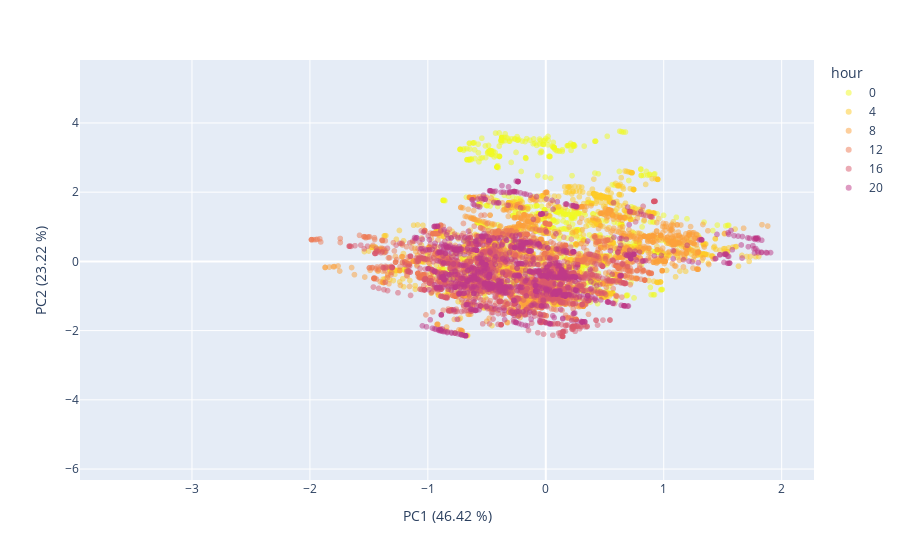
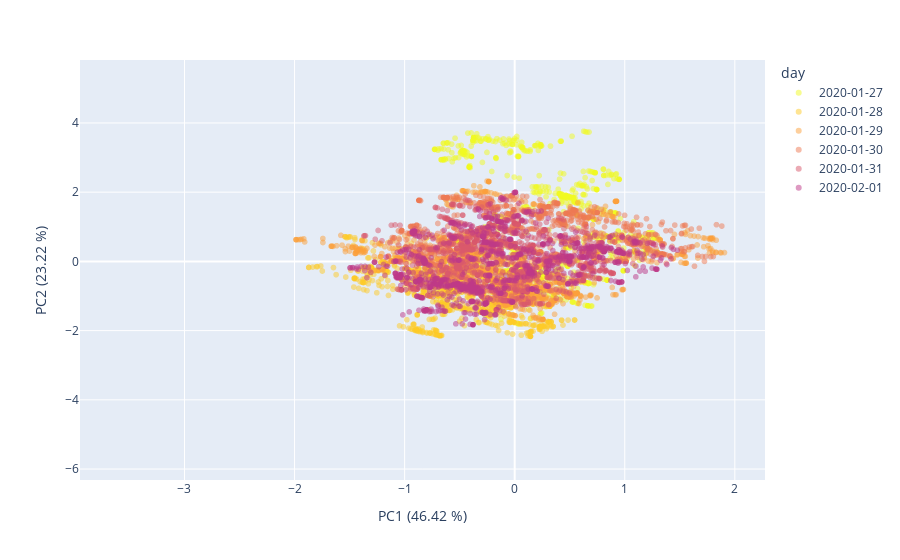

Notebook code cell kept with these figures, in order:
### Markdown cell above
- We remove from the projected space $X_{proj}$ the first component by setting

$$X_{proj_{(i,0)}} = 0 \qquad \forall i \in \{ 0, n-1\}$$

$n$ being the number of samples in the dataset.
- We build another PCA just to visually investigate the effect on no occupant data.

### Code cell
# unzipping vectors inside the single column to multiple columns
pca_no_occupants_unzipped = pca_no_occupants.withColumn("feature", vector_to_array("pcaFeatures")).select(["timestamp"]+[col("feature")[i] for i in range(n_components)])

# zero-ing the first component of the pca, to remove it from re-projection in the original space
pca_no_occupants_unzipped = pca_no_occupants_unzipped.withColumn('feature[0]',lit(0))

# re-zipping features into single column
invert_columns_to_convert = pca_no_occupants_unzipped.columns
invert_columns_to_convert.remove('timestamp')
assembler_invert = VectorAssembler(inputCols = invert_columns_to_convert, outputCol = 'pcaFeatures')
pca_no_occupants_zipped = assembler_invert.transform(pca_no_occupants_unzipped).select(['timestamp', 'pcaFeatures']).orderBy('timestamp')

# Define new PCA model
pca_after_corr = PCA(k=3, inputCol="pcaFeatures", outputCol="pcaFeatures2")

# Fit the model to the data
pca_after_corr = pca_after_corr.fit(pca_no_occupants_zipped)
var_new_proj = pca_after_corr.explainedVariance

# Transform the data
pca_no_occupants2 = pca_after_corr.transform(pca_no_occupants_zipped)
pca_no_occupants2_ = pca_no_occupants2.withColumn("hour", hour(pca_no_occupants2.timestamp)) \
                                .where("timestamp >= '2020-01-27' AND timestamp < '2020-02-02'") \
                                .where("hour=0 OR hour=4 OR hour=8 OR hour=12 OR hour=16 OR hour=20")

df_visual2 = pca_no_occupants2_.select(['timestamp','pcaFeatures2']).toPandas()
visual_data_2 = np.array(df_visual2['pcaFeatures2'].tolist())
df_visual.head()

# Plots
    
visual_data_day_df_2 = pd.DataFrame({'PC1':visual_data_2[:,1], 'PC2':visual_data_2[:,0], 'day':pd.to_datetime(df_visual2['timestamp']).dt.date})
visual_data_hours_df_2 = pd.DataFrame({'PC1':visual_data_2[:,1], 'PC2':visual_data_2[:,0], 'hour':pd.to_datetime(df_visual2['timestamp']).dt.hour.astype('str')})

## Plot no occupant data after environmental correction by hour
fig = px.scatter(visual_data_hours_df_2, x='PC1', y='PC2', color='hour', opacity=0.5, color_discrete_sequence= px.colors.sequential.Plasma_r)
fig.update_traces(marker=dict(colorscale='Viridis'), selector=dict(type='scatter'))
fig.update_layout(
    xaxis_title="PC1 ({:.2f} %)".format(var_new_proj[0]*100),
    yaxis_title="PC2 ({:.2f} %)".format(var_new_proj[1]*100),
    xaxis_range=[x_min, x_max],
    yaxis_range=[y_min, y_max] 
)
fig.show()

## Plot no occupant data after environmental correction by day
fig = px.scatter(visual_data_day_df_2, x='PC1', y='PC2', color='day', opacity=0.5, color_discrete_sequence= px.colors.sequential.Plasma_r)
fig.update_traces(marker=dict(colorscale='Viridis'), selector=dict(type='scatter'))
fig.update_layout(
    xaxis_title="PC1 ({:.2f} %)".format(var_new_proj[0]*100),
    yaxis_title="PC2 ({:.2f} %)".format(var_new_proj[1]*100),
    xaxis_range=[x_min, x_max],
    yaxis_range=[y_min, y_max]   
)
fig.show()

### Figure 1 — Plotly figure (JSON) as saved in the notebook; plotly's stock layout.template omitted (floating-point values rounded to 4 significant figures; data arrays with more than 128 entries replaced by an {"elided": "..."} marker saying what was removed)
{"data": [{"hovertemplate": "hour=0<br>PC1=%{x}<br>PC2=%{y}<extra></extra>", "legendgroup": "0", "marker": {"color": "#f0f921", "opacity": 0.5, "symbol": "circle"}, "mode": "markers", "name": "0", "showlegend": true, "type": "scattergl", "x": {"elided": "1080 float values"}, "xaxis": "x", "y": {"elided": "1080 float values"}, "yaxis": "y"}, {"hovertemplate": "hour=4<br>PC1=%{x}<br>PC2=%{y}<extra></extra>", "legendgroup": "4", "marker": {"color": "#fdca26", "opacity": 0.5, "symbol": "circle"}, "mode": "markers", "name": "4", "showlegend": true, "type": "scattergl", "x": {"elided": "1080 float values"}, "xaxis": "x", "y": {"elided": "1080 float values"}, "yaxis": "y"}, {"hovertemplate": "hour=8<br>PC1=%{x}<br>PC2=%{y}<extra></extra>", "legendgroup": "8", "marker": {"color": "#fb9f3a", "opacity": 0.5, "symbol": "circle"}, "mode": "markers", "name": "8", "showlegend": true, "type": "scattergl", "x": {"elided": "1080 float values"}, "xaxis": "x", "y": {"elided": "1080 float values"}, "yaxis": "y"}, {"hovertemplate": "hour=12<br>PC1=%{x}<br>PC2=%{y}<extra></extra>", "legendgroup": "12", "marker": {"color": "#ed7953", "opacity": 0.5, "symbol": "circle"}, "mode": "markers", "name": "12", "showlegend": true, "type": "scattergl", "x": {"elided": "1080 float values"}, "xaxis": "x", "y": {"elided": "1080 float values"}, "yaxis": "y"}, {"hovertemplate": "hour=16<br>PC1=%{x}<br>PC2=%{y}<extra></extra>", "legendgroup": "16", "marker": {"color": "#d8576b", "opacity": 0.5, "symbol": "circle"}, "mode": "markers", "name": "16", "showlegend": true, "type": "scattergl", "x": {"elided": "1080 float values"}, "xaxis": "x", "y": {"elided": "1080 float values"}, "yaxis": "y"}, {"hovertemplate": "hour=20<br>PC1=%{x}<br>PC2=%{y}<extra></extra>", "legendgroup": "20", "marker": {"color": "#bd3786", "opacity": 0.5, "symbol": "circle"}, "mode": "markers", "name": "20", "showlegend": true, "type": "scattergl", "x": {"elided": "1080 float values"}, "xaxis": "x", "y": {"elided": "1080 float values"}, "yaxis": "y"}], "layout": {"legend": {"title": {"text": "hour"}, "tracegroupgap": 0}, "margin": {"t": 60}, "xaxis": {"anchor": "y", "domain": [0, 1], "range": [-3.949, 2.274], "title": {"text": "PC1 (46.42 %)"}}, "yaxis": {"anchor": "x", "domain": [0, 1], "range": [-6.316, 5.818], "title": {"text": "PC2 (23.22 %)"}}}}

### Figure 2 — Plotly figure (JSON) as saved in the notebook; plotly's stock layout.template omitted (floating-point values rounded to 4 significant figures; data arrays with more than 128 entries replaced by an {"elided": "..."} marker saying what was removed)
{"data": [{"hovertemplate": "day=2020-01-27<br>PC1=%{x}<br>PC2=%{y}<extra></extra>", "legendgroup": "2020-01-27", "marker": {"color": "#f0f921", "opacity": 0.5, "symbol": "circle"}, "mode": "markers", "name": "2020-01-27", "showlegend": true, "type": "scattergl", "x": {"elided": "1080 float values"}, "xaxis": "x", "y": {"elided": "1080 float values"}, "yaxis": "y"}, {"hovertemplate": "day=2020-01-28<br>PC1=%{x}<br>PC2=%{y}<extra></extra>", "legendgroup": "2020-01-28", "marker": {"color": "#fdca26", "opacity": 0.5, "symbol": "circle"}, "mode": "markers", "name": "2020-01-28", "showlegend": true, "type": "scattergl", "x": {"elided": "1080 float values"}, "xaxis": "x", "y": {"elided": "1080 float values"}, "yaxis": "y"}, {"hovertemplate": "day=2020-01-29<br>PC1=%{x}<br>PC2=%{y}<extra></extra>", "legendgroup": "2020-01-29", "marker": {"color": "#fb9f3a", "opacity": 0.5, "symbol": "circle"}, "mode": "markers", "name": "2020-01-29", "showlegend": true, "type": "scattergl", "x": {"elided": "1080 float values"}, "xaxis": "x", "y": {"elided": "1080 float values"}, "yaxis": "y"}, {"hovertemplate": "day=2020-01-30<br>PC1=%{x}<br>PC2=%{y}<extra></extra>", "legendgroup": "2020-01-30", "marker": {"color": "#ed7953", "opacity": 0.5, "symbol": "circle"}, "mode": "markers", "name": "2020-01-30", "showlegend": true, "type": "scattergl", "x": {"elided": "1080 float values"}, "xaxis": "x", "y": {"elided": "1080 float values"}, "yaxis": "y"}, {"hovertemplate": "day=2020-01-31<br>PC1=%{x}<br>PC2=%{y}<extra></extra>", "legendgroup": "2020-01-31", "marker": {"color": "#d8576b", "opacity": 0.5, "symbol": "circle"}, "mode": "markers", "name": "2020-01-31", "showlegend": true, "type": "scattergl", "x": {"elided": "1080 float values"}, "xaxis": "x", "y": {"elided": "1080 float values"}, "yaxis": "y"}, {"hovertemplate": "day=2020-02-01<br>PC1=%{x}<br>PC2=%{y}<extra></extra>", "legendgroup": "2020-02-01", "marker": {"color": "#bd3786", "opacity": 0.5, "symbol": "circle"}, "mode": "markers", "name": "2020-02-01", "showlegend": true, "type": "scattergl", "x": {"elided": "1080 float values"}, "xaxis": "x", "y": {"elided": "1080 float values"}, "yaxis": "y"}], "layout": {"legend": {"title": {"text": "day"}, "tracegroupgap": 0}, "margin": {"t": 60}, "xaxis": {"anchor": "y", "domain": [0, 1], "range": [-3.949, 2.274], "title": {"text": "PC1 (46.42 %)"}}, "yaxis": {"anchor": "x", "domain": [0, 1], "range": [-6.316, 5.818], "title": {"text": "PC2 (23.22 %)"}}}}
